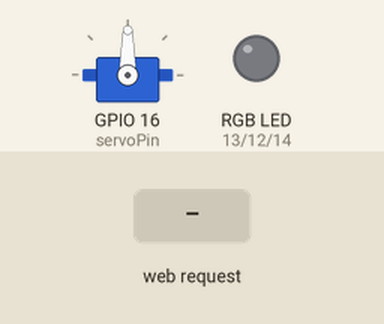
Simulated run of this sketch. Board: ESP8266 (NodeMCU). Parts: servo, an RGB LED mixed from three pins (HIGH = lit). Inputs (shaded band) come from the test bench. WiFi joins after 1.5 s; servers stay silent unless stated; what the sketch prints to the serial monitor is not drawn.

Above: at 2.7 s.
2.8 s: HTTP request GET /?value= received
At 3.2 s:
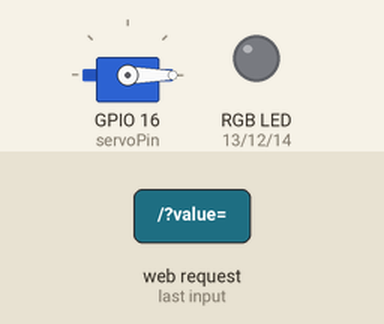
4.3 s: HTTP request GET /?r received
Timing chart, 0 to 7.3 s (numbered marks = the images above; inputs shaded):
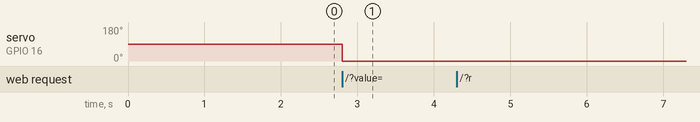

The sketch:

Esp8266.ino
```cpp
//    02/04/2022

#include <ESP8266WiFi.h>
#include <Servo.h>

Servo myservo;  // create servo object to control a servo
// twelve servo objects can be created on most boards

// GPIO the servo is attached to
static const int servoPin = 16;

// Replace with your network credentials
const char* ssid     = "Your_SSID";
const char* password = "Your_Password";

WiFiServer server(8888);   // Use port number 8888 instead 80

// Variable to store the HTTP request
String header;

// Decode HTTP GET value
String valueString = String(5);
String redString = "0";
String greenString = "0";
String blueString = "0";
int pos1 = 0;
int pos2 = 0;
int pos3 = 0;
int pos4 = 0;
int pos5 = 0;
int pos6 = 0;

// Red, green, and blue pins for PWM control
const int redPin = 13;     // 13 corresponds to GPIO13
const int greenPin = 12;   // 12 corresponds to GPIO12
const int bluePin = 14;    // 14 corresponds to GPIO14

// Setting PWM bit resolution
const int resolution = 256;

// Current time
unsigned long currentTime = millis();
// Previous time
unsigned long previousTime = 0;
// Define timeout time in milliseconds (example: 2000ms = 2s)
const long timeoutTime = 2000;

void setup() {
  Serial.begin(115200);

  myservo.attach(servoPin);  // attaches the servo on the servoPin to the servo object

  // configure LED PWM resolution/range and set pins to LOW
  analogWriteRange(resolution);
  analogWrite(redPin, 0);
  analogWrite(greenPin, 0);
  analogWrite(bluePin, 0);

  // Connect to Wi-Fi network with SSID and password
  Serial.print("Connecting to ");
  Serial.println(ssid);
  WiFi.begin(ssid, password);
  while (WiFi.status() != WL_CONNECTED) {
    delay(500);
    Serial.print(".");
  }
  // Print local IP address and start web server
  Serial.println("");
  Serial.println("WiFi connected.");
  Serial.println("IP address: ");
  Serial.println(WiFi.localIP());
  server.begin();
}

void loop(){
  WiFiClient client = server.available();   // Listen for incoming clients

  if (client) {                             // If a new client connects,
    currentTime = millis();
    previousTime = currentTime;
    Serial.println("New Client.");          // print a message out in the serial port
    String currentLine = "";                // make a String to hold incoming data from the client
    while (client.connected() && currentTime - previousTime <= timeoutTime) { // loop while the client's connected
      currentTime = millis();
      if (client.available()) {             // if there's bytes to read from the client,
        char c = client.read();             // read a byte, then
        Serial.write(c);                    // print it out the serial monitor
        header += c;
        if (c == '\n') {                    // if the byte is a newline character
          // if the current line is blank, you got two newline characters in a row.
          // that's the end of the client HTTP request, so send a response:
          if (currentLine.length() == 0) {
            // HTTP headers always start with a response code (e.g. HTTP/1.1 200 OK)
            // and a content-type so the client knows what's coming, then a blank line:
            client.println("HTTP/1.1 200 OK");
            client.println("Content-type:text/html");
            client.println("Connection: close");
            client.println();

            // Display the HTML web page
            client.println("<!DOCTYPE html><html>");
            client.println("<head><meta name=\"viewport\" content=\"width=device-width, initial-scale=1\">");
            client.println("<link rel=\"icon\" href=\"data:,\">");
            client.println("<link rel=\"stylesheet\" href=\"https://stackpath.bootstrapcdn.com/bootstrap/4.3.1/css/bootstrap.min.css\">");
            client.println("<script src=\"https://cdnjs.cloudflare.com/ajax/libs/jscolor/2.0.4/jscolor.min.js\"></script>");
            client.println("</head><body><h1><br>Project: Aquarium Control</h1>");
            client.println("</head><body><h1><br></h1>");
            client.println("</head><body><div class=\"container\"><h1 style=\"text-align:center;\">ESP Color Picker</h1>");
            client.println("<a class=\"btn btn-primary btn-lg\" href=\"#\" id=\"change_color\" role=\"button\">Change Color</a> ");
            client.println("<input class=\"jscolor {onFineChange:'update(this)'}\" id=\"rgb\"></div>");
            client.println("<script>function update(picker) {document.getElementById('rgb').innerHTML = Math.round(picker.rgb[0]) + ', ' +  Math.round(picker.rgb[1]) + ', ' + Math.round(picker.rgb[2]);");
            client.println("document.getElementById(\"change_color\").href=\"?r\" + Math.round(picker.rgb[0]) + \"g\" +  Math.round(picker.rgb[1]) + \"b\" + Math.round(picker.rgb[2]) + \"&\";}</script></body></html>");


            // CSS to style the on/off buttons
            // Feel free to change the background-color and font-size attributes to fit your preferences
            client.println("<style>body { text-align: center; font-family: \"Trebuchet MS\", Arial; margin-left:auto; margin-right:auto;}");
            client.println(".slider { width: 300px; }</style>");
            client.println("<script src=\"https://ajax.googleapis.com/ajax/libs/jquery/3.3.1/jquery.min.js\"></script>");

            // Web Page
            client.println("</head><body><h1><br></h1>");
            client.println("</head><body><h1>ESP8266 Fish Feeder</h1>");
            client.println("<p>Position: <span id=\"servoPos\"></span></p>");
            client.println("<input type=\"range\" min=\"0\" max=\"180\" class=\"slider\" id=\"servoSlider\" onchange=\"servo(this.value)\" value=\""+valueString+"\"/>");

            client.println("<script>var slider = document.getElementById(\"servoSlider\");");
            client.println("var servoP = document.getElementById(\"servoPos\"); servoP.innerHTML = slider.value;");
            client.println("slider.oninput = function() { slider.value = this.value; servoP.innerHTML = this.value; }");
            client.println("$.ajaxSetup({timeout:1000}); function servo(pos) { ");
            client.println("$.get(\"/?value=\" + pos + \"&\"); {Connection: close};}</script>");

            // ESP32 Cam
            client.println("</head><body><h1>Video Streaming<br></h1><iframe width=\"640\" height=\"480\" src=\"http://0.tcp.ap.ngrok.io:18376\" controls></iframe>");

            client.println("</body></html>");

            //GET /?value=180& HTTP/1.1
            if(header.indexOf("GET /?value=")>=0) {
              pos1 = header.indexOf('=');
              pos2 = header.indexOf('&');
              valueString = header.substring(pos1+1, pos2);

              //Rotate the servo
              myservo.write(valueString.toInt());
              Serial.println(valueString);
            }

             // The HTTP response ends with another blank line
            client.println();

            // Request sample: /?r201g32b255&
            // Red = 201 | Green = 32 | Blue = 255
            if(header.indexOf("GET /?r") >= 0)
            {
              pos3 = header.indexOf('r');
              pos4 = header.indexOf('g');
              pos5 = header.indexOf('b');
              pos6 = header.indexOf('&');
              redString = header.substring(pos3+1, pos4);
              greenString = header.substring(pos4+1, pos5);
              blueString = header.substring(pos5+1, pos6);
              /*Serial.println(redString.toInt());
              Serial.println(greenString.toInt());
              Serial.println(blueString.toInt());*/
              analogWrite(redPin, redString.toInt());
              analogWrite(greenPin, greenString.toInt());
              analogWrite(bluePin, blueString.toInt());
            }
            // The HTTP response ends with another blank line
            client.println();
            // Break out of the while loop
            break;
          } else { // if you got a newline, then clear currentLine
            currentLine = "";
          }
        } else if (c != '\r') {  // if you got anything else but a carriage return character,
          currentLine += c;      // add it to the end of the currentLine
        }
      }
    }
    // Clear the header variable
    header = "";
    // Close the connection
    client.stop();
    Serial.println("Client disconnected.");
    Serial.println("");
  }
}
```

Measured:
- after the input at 2.8 s, servo on GPIO 16 (servoPin): 90° → 0° at once
- after the input at 4.3 s, every drawn part: stays the same
